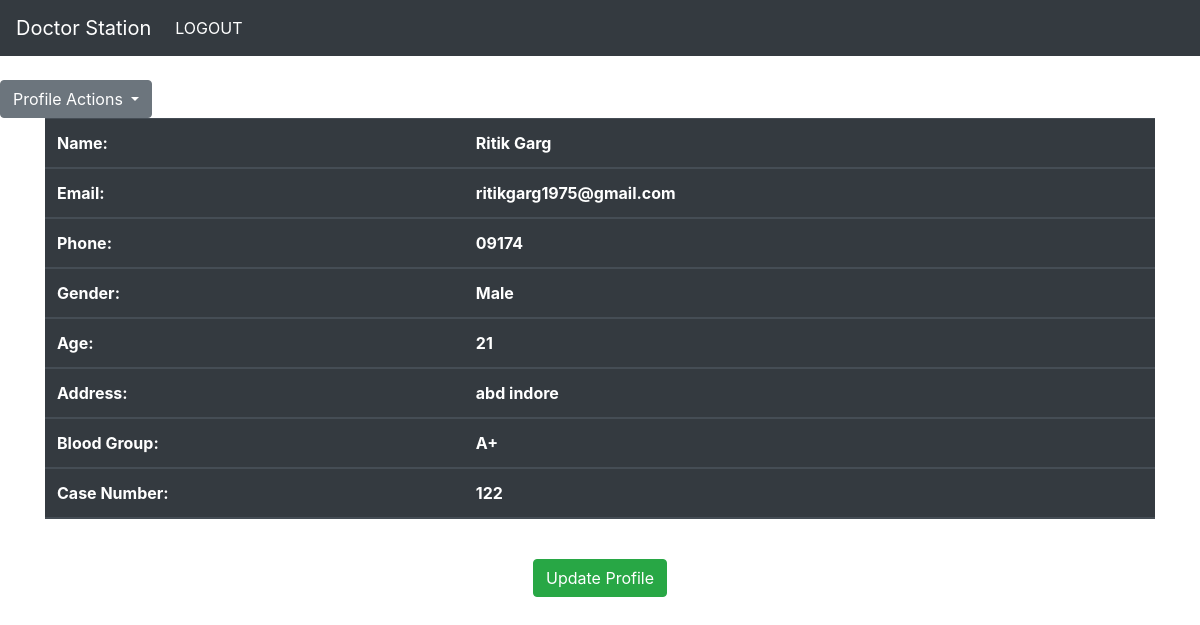
The page /accounts/profile (signed in) on the database its author committed.
### accounts/models.py (models this page shows, shortened)
class Patient(models.Model):
    user = models.ForeignKey(User,on_delete=models.CASCADE)
    pid=models.AutoField(primary_key=True)
    phone=models.CharField(max_length=10)
    age=models.CharField(max_length=3)
    gender=models.CharField(max_length=10)
    address=models.CharField(max_length=100)
    bloodgroup=models.CharField(max_length=10)
    casepaper=models.CharField(max_length=10)

### accounts/views.py (the view)
# urls.py: path('profile',views.profile,name='profile'),
@login_required
def profile(request):
    if request.user.last_name=='Doctor':
        pro=Doctor.objects.filter(user=request.user).first()
    if request.user.last_name=='Patient':
        pro=Patient.objects.filter(user=request.user).first()
    c={'pro':pro}
    return render(request,'accounts/profile.html',c)

### accounts/templates/accounts/profile.html (shortened to what this page needs)
{% extends 'home/base.html' %}
{% block content %}
<center>
<div class="profile">
    <div class="container">
<table class="table">
    <thead class="thead-dark">
<tr><th>Name:</th><th>{{ user.first_name }}</th></tr>
<tr><th>Email:</th><th>{{ user.email }}</th></tr>
<tr><th>Phone:</th><th> {{ pro.phone }}</th></tr>
<tr><th>Gender:</th><th> {{ pro.gender }}</th></tr>
<tr><th>Age:</th><th> {{ pro.age }}</th></tr>
{% ifequal pro.user.last_name "Patient" %}
<tr><th>Address:</th><th>{{pro.address}}</th></tr>
<tr><th>Blood Group:</th><th> {{pro.bloodgroup}}</th></tr>
<tr><th>Case Number:</th><th>{{pro.casepaper}}</th></tr>
</div>
</div>
<br>
<a href="{% url 'uprofile' %}"><button type="submit" class="btn btn-success">Update Profile</button></a>
{%endifequal%}
</div>
{% endblock %}

### rows shown on the page
Patient: phone "09174", gender "Male", age "21", address "abd indore", bloodgroup "A+", casepaper "122"

### other values the page prints
{{ user.first_name }} "Ritik Garg"
{{ user.email }} "ritikgarg1975@gmail.com"
